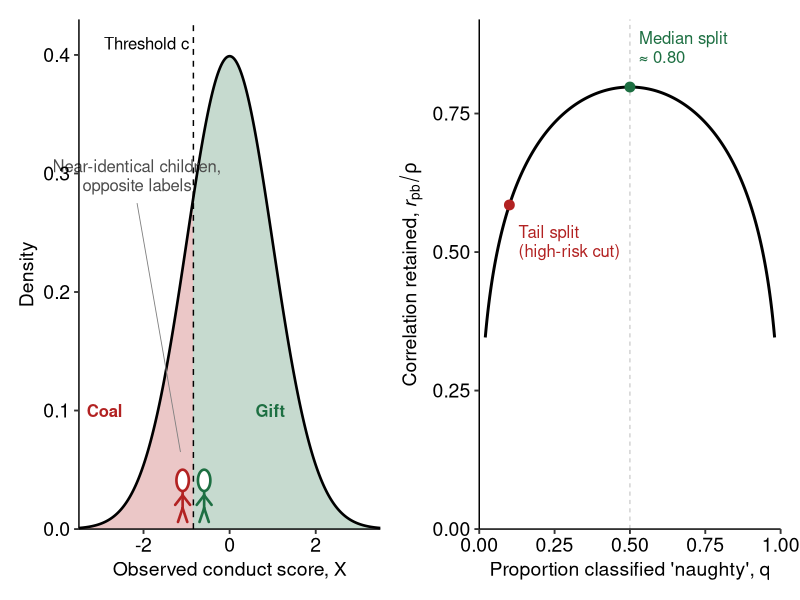
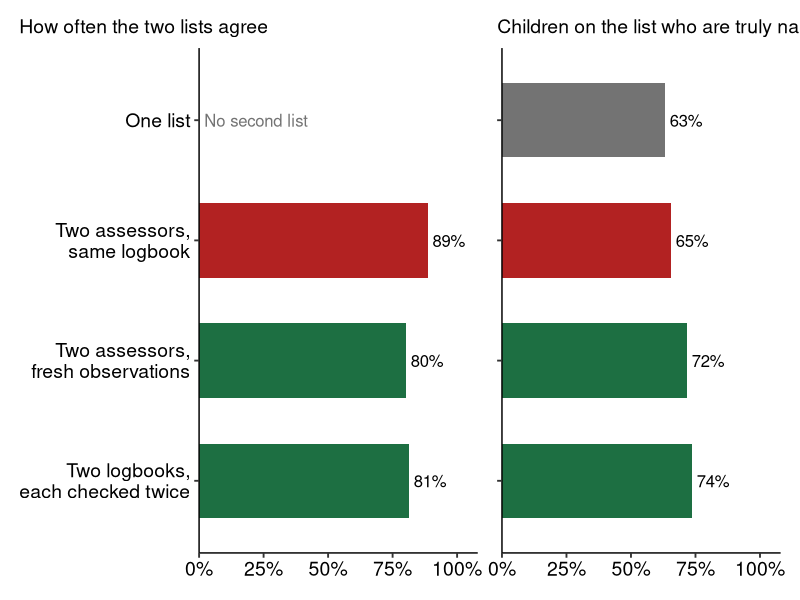
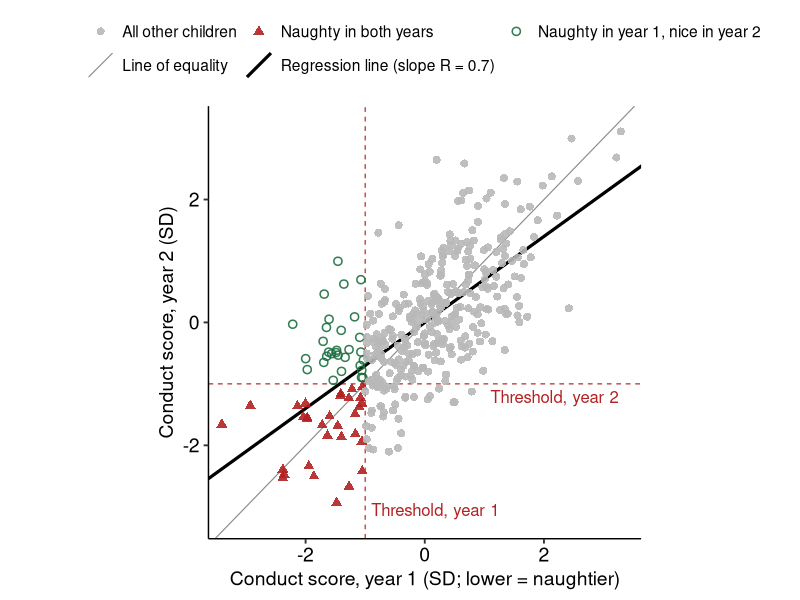

Write R code to recreate these figures, in order.
## ---- chunk 1
knitr::opts_chunk$set(message = FALSE, warning = FALSE)
## ---- chunk 2
library(dplyr)
library(tidyr)
library(ggplot2)
library(ggpubr)
library(patchwork)

red <- "#B22222"
green <- "#1D6F42"

# reliability of the score
rel <- 0.7

# annotation text size
txt <- 12 / .pt

theme_set(theme_pubr(base_size = 14) + theme(legend.title = element_blank()))
## ---- chunk 3
cutoff <- qnorm(0.2)

dens <- tibble(x = seq(-3.5, 3.5, length.out = 601)) %>%
  mutate(y = dnorm(x))

# draws a little stick child at x0
stick_child <- function(x0, colour, y0 = 0.006, h = 0.045, stretch = 16) {
  w <- h * stretch

  head <- tibble(t = seq(0, 2 * pi, length.out = 60)) %>%
    mutate(x = x0 + 0.2 * w * cos(t),
           y = y0 + h * (0.78 + 0.2 * sin(t)))

  limbs <- tibble(x = 0,
                  y = c(0.58, 0.5, 0.5, 0.26, 0.26),
                  xend = c(0, -0.24, 0.24, -0.15, 0.15),
                  yend = c(0.26, 0.32, 0.32, 0, 0)) %>%
    mutate(x = x0 + w * x,
           xend = x0 + w * xend,
           y = y0 + h * y,
           yend = y0 + h * yend)

  list(
    geom_segment(data = limbs, aes(x, y, xend = xend, yend = yend),
                 colour = colour, linewidth = 0.9, lineend = "round",
                 inherit.aes = FALSE),
    geom_polygon(data = head, aes(x, y), fill = "white", colour = colour,
                 linewidth = 0.9, inherit.aes = FALSE)
  )
}

p1 <- dens %>%
  ggplot(aes(x, y)) +
  geom_area(data = filter(dens, x <= cutoff), fill = red, alpha = 0.25) +
  geom_area(data = filter(dens, x >= cutoff), fill = green, alpha = 0.25) +
  geom_line(linewidth = 0.9) +
  geom_vline(xintercept = cutoff, linetype = "dashed") +
  stick_child(cutoff - 0.25, red) +
  stick_child(cutoff + 0.25, green) +
  annotate("segment", x = -2.15, y = 0.275, xend = cutoff - 0.3, yend = 0.065,
           colour = "grey50", linewidth = 0.3) +
  annotate("text", x = -2.15, y = 0.285, label = "Near-identical children,\nopposite labels",
           size = txt, vjust = 0, colour = "grey30", lineheight = 0.95) +
  annotate("text", x = cutoff - 0.1, y = 0.41, label = "Threshold c",
           hjust = 1, size = txt) +
  annotate("text", x = -2.9, y = 0.1, label = "Coal", colour = red,
           fontface = "bold", size = txt) +
  annotate("text", x = 0.95, y = 0.1, label = "Gift", colour = green,
           fontface = "bold", size = txt) +
  coord_cartesian(xlim = c(-3.5, 3.5), ylim = c(0, 0.43), expand = FALSE, clip = "off") +
  labs(x = "Observed conduct score, X", y = "Density")

# correlation kept at each split
retained <- function(p) dnorm(qnorm(p)) / sqrt(p * (1 - p))

p2 <- tibble(p = seq(0.02, 0.98, length.out = 601)) %>%
  mutate(kept = retained(p)) %>%
  ggplot(aes(p, kept)) +
  geom_vline(xintercept = 0.5, linetype = "dashed", colour = "grey70", linewidth = 0.3) +
  geom_line(linewidth = 1) +
  annotate("point", x = 0.5, y = sqrt(2 / pi), colour = green, size = 3) +
  annotate("text", x = 0.53, y = 0.87, label = "Median split\n≈ 0.80",
           colour = green, hjust = 0, size = txt, lineheight = 0.95) +
  annotate("point", x = 0.1, y = retained(0.1), colour = red, size = 3) +
  annotate("text", x = 0.13, y = 0.52, label = "Tail split\n(high-risk cut)",
           colour = red, hjust = 0, size = txt, lineheight = 0.95) +
  coord_cartesian(xlim = c(0, 1), ylim = c(0, 0.92), expand = FALSE, clip = "off") +
  labs(x = "Proportion classified 'naughty', q",
       y = expression("Correlation retained, " * italic(r)[pb] / rho))

p1 + p2
## ---- chunk 4
set.seed(1225)

# christmas day 2026
n_sim <- 251226

v_eps <- 1 - rel
v_u <- 0.15

noise <- function(v) rnorm(n_sim, 0, sqrt(v))

kids <- tibble(theta = noise(rel)) %>%
  mutate(
    truth = theta < quantile(theta, 0.2),

    # both read the same logbook
    logbook = theta + noise(v_eps),
    santa_same = logbook + noise(v_u),
    elf_same = logbook + noise(v_u),

    # each makes fresh observations
    santa_fresh = theta + noise(v_eps) + noise(v_u),
    elf_fresh = theta + noise(v_eps) + noise(v_u),

    # two logbooks, each read by both
    logbook_a = theta + noise(v_eps),
    logbook_b = theta + noise(v_eps),
    list_a = (logbook_a + noise(v_u)) + (logbook_a + noise(v_u)),
    list_b = (logbook_b + noise(v_u)) + (logbook_b + noise(v_u))
  )

# worst fifth goes on the list
naughty <- function(score) score < quantile(score, 0.2)
## ---- chunk 5
labels <- c(one = "One list",
            same = "Two assessors,\nsame logbook",
            fresh = "Two assessors,\nfresh observations",
            two = "Two logbooks,\neach checked twice")

agreement <- kids %>%
  summarise(same = sum(naughty(santa_same) == naughty(elf_same)),
            fresh = sum(naughty(santa_fresh) == naughty(elf_fresh)),
            two = sum(naughty(list_a) == naughty(list_b))) %>%
  pivot_longer(everything(), names_to = "scenario", values_to = "agree") %>%
  mutate(total = n_sim,
         value = agree / total,
         label = factor(labels[scenario], levels = rev(labels)))

# scores are added together before cutting
accuracy <- kids %>%
  transmute(truth,
            one = santa_same,
            same = santa_same + elf_same,
            fresh = santa_fresh + elf_fresh,
            two = list_a + list_b) %>%
  pivot_longer(one:two, names_to = "scenario", values_to = "score") %>%
  group_by(scenario) %>%
  filter(naughty(score)) %>%
  summarise(correct = sum(truth),
            on_list = n(),
            value = mean(truth)) %>%
  mutate(label = factor(labels[scenario], levels = rev(labels)))

agreement %>% select(scenario, agree, total, value)
accuracy %>% select(scenario, correct, on_list, value)
## ---- chunk 6
bars <- function(data, title) {
  data %>%
    ggplot(aes(value, label, fill = scenario)) +
    geom_col(width = 0.62) +
    geom_text(aes(label = sprintf("%.0f%%", 100 * value)), hjust = -0.15, size = txt) +
    scale_fill_manual(values = c(one = "grey45", same = red, fresh = green, two = green),
                      guide = "none") +
    scale_x_continuous(labels = function(x) paste0(100 * x, "%"),
                       limits = c(0, 1.08), breaks = seq(0, 1, 0.25),
                       expand = c(0, 0)) +
    scale_y_discrete(drop = FALSE) +
    labs(title = title, x = NULL, y = NULL) +
    theme(plot.title = element_text(size = 14, face = "plain"),
          plot.title.position = "plot")
}

bars(agreement, "How often the two lists agree") +
  annotate("text", x = 0.02, y = "One list", label = "No second list",
           hjust = 0, size = txt, colour = "grey45") +
  bars(accuracy, "Children on the list who are truly naughty") +
  theme(axis.text.y = element_blank())
## ---- chunk 7
set.seed(45)

threshold <- -1

children <- tibble(theta = rnorm(400, 0, sqrt(rel))) %>%
  mutate(year1 = theta + rnorm(n(), 0, sqrt(1 - rel)),
         year2 = theta + rnorm(n(), 0, sqrt(1 - rel)),
         group = case_when(year1 >= threshold ~ "All other children",
                           year2 < threshold ~ "Naughty in both years",
                           TRUE ~ "Naughty in year 1, nice in year 2"))

children %>% count(group)
## ---- chunk 8
lines <- tibble(slope = c(1, rel),
                intercept = 0,
                what = c("Line of equality", "Regression line (slope R = 0.7)"))

children %>%
  ggplot(aes(year1, year2)) +
  geom_vline(xintercept = threshold, colour = red, linetype = "dashed", linewidth = 0.4) +
  geom_hline(yintercept = threshold, colour = red, linetype = "dashed", linewidth = 0.4) +
  geom_abline(data = lines, aes(slope = slope, intercept = intercept,
                                colour = what, linewidth = what)) +
  geom_point(aes(colour = group, shape = group), size = 2.2, alpha = 0.9, stroke = 0.8) +
  annotate("text", x = 3.25, y = threshold - 0.1, hjust = 1, vjust = 1,
           label = "Threshold, year 2", colour = red, size = txt) +
  annotate("text", x = threshold + 0.1, y = -3.15, hjust = 0, vjust = 0,
           label = "Threshold, year 1", colour = red, size = txt) +
  scale_colour_manual(
    breaks = c("All other children", "Naughty in both years",
               "Naughty in year 1, nice in year 2", "Line of equality",
               "Regression line (slope R = 0.7)"),
    values = c("All other children" = "grey72",
               "Naughty in both years" = red,
               "Naughty in year 1, nice in year 2" = green,
               "Line of equality" = "grey55",
               "Regression line (slope R = 0.7)" = "black")
  ) +
  scale_shape_manual(values = c("All other children" = 16,
                                "Naughty in both years" = 17,
                                "Naughty in year 1, nice in year 2" = 1),
                     guide = "none") +
  scale_linewidth_manual(values = c("Line of equality" = 0.4,
                                    "Regression line (slope R = 0.7)" = 1.1),
                         guide = "none") +
  guides(colour = guide_legend(nrow = 2, byrow = TRUE,
                               override.aes = list(shape = c(16, 17, 1, NA, NA),
                                                   linetype = c(0, 0, 0, 1, 1),
                                                   linewidth = c(NA, NA, NA, 0.4, 1.1)))) +
  coord_cartesian(xlim = c(-3.3, 3.3), ylim = c(-3.2, 3.2)) +
  labs(x = "Conduct score, year 1 (SD; lower = naughtier)",
       y = "Conduct score, year 2 (SD)") +
  theme(aspect.ratio = 1, axis.title = element_text(face = "plain"))
